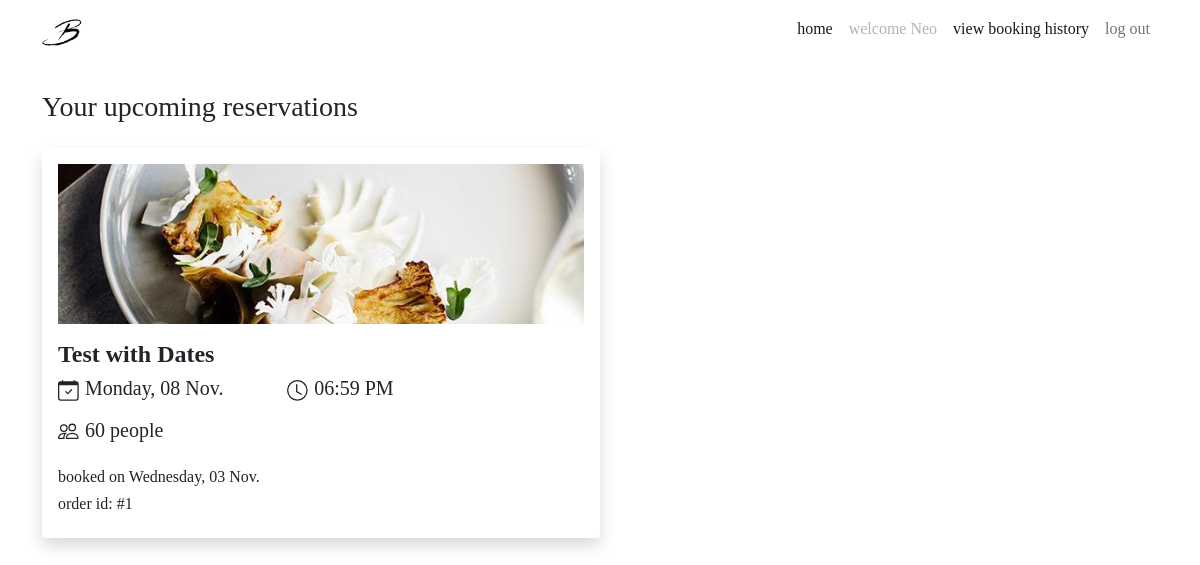
/bookings (signed in), run on an earlier commit of the app's database.
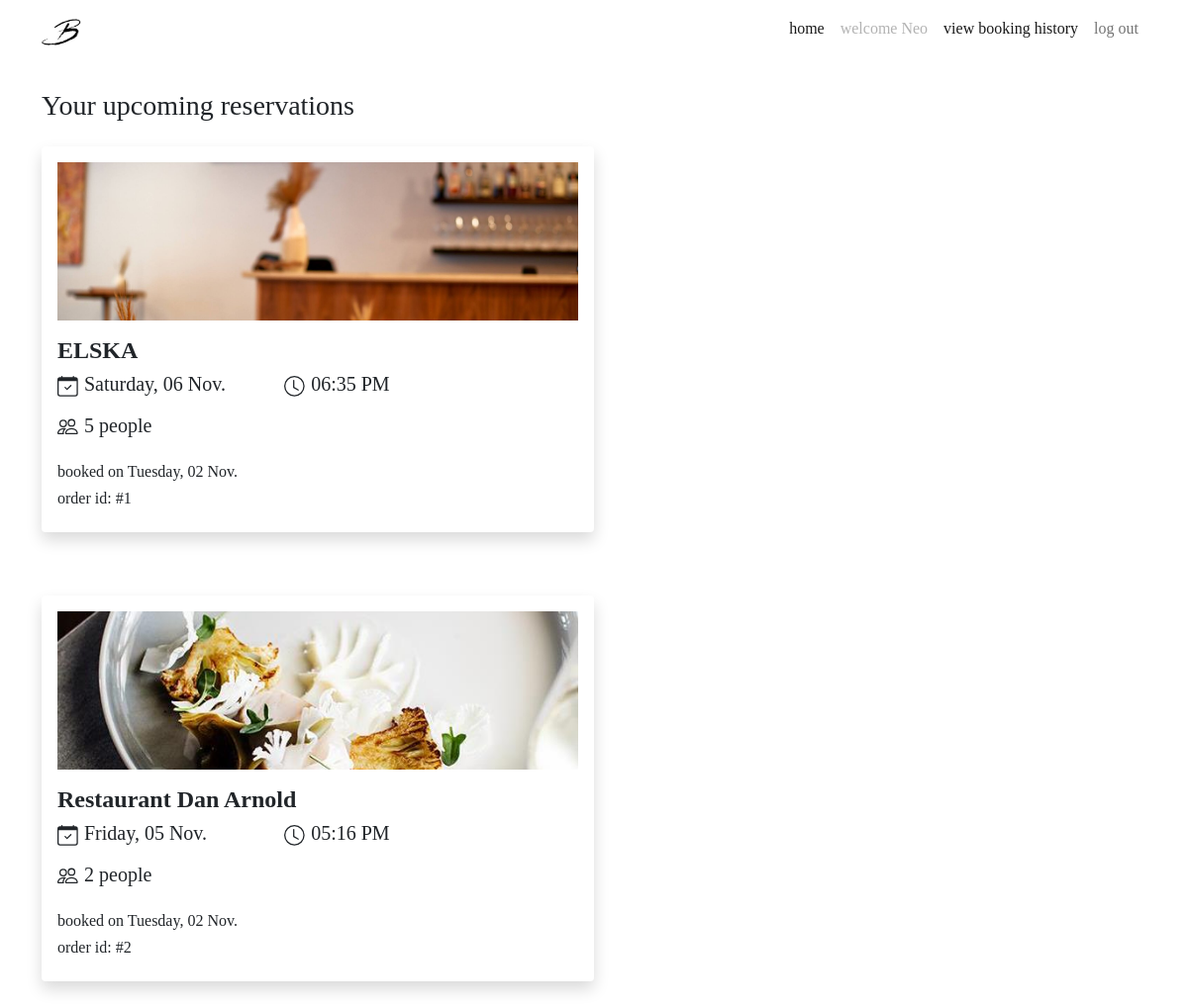
And on a later commit of the database.
### website/models.py (models this page shows, shortened)
class User(db.Model, UserMixin):
    __tablename__ = 'users'  # good practice to specify table name
    __table_args__ = {'extend_existing': True}
    id = db.Column(db.Integer, primary_key=True)
    name = db.Column(db.String(100), index=True, unique=True, nullable=False)
    password_hash = db.Column(db.String(255), nullable=False)
    email = db.Column(db.String(100), index=True, nullable=False)
    phone_number = db.Column(db.String(10), nullable=True)
    image = db.Column(db.String(400), nullable=False, default="/static/image/account.png")
    comments = db.relationship('Comment', backref='user')
    reservations = db.relationship('Reservation', backref='user')
    restaurants = db.relationship('Restaurant', backref='user')

class Reservation(db.Model):
    __tablename__ = 'reservations'
    __table_args__ = {'extend_existing': True}
    reservation_id = db.Column(db.Integer, primary_key=True)
    quantity = db.Column(db.Integer, nullable=False)
    reservation_time = db.Column(db.DateTime, default=datetime.now())
    reservation_created = db.Column(db.DateTime, default=datetime.now())
    user_order = db.Column(db.String(300))
    restaurant_id = db.Column(db.Integer, db.ForeignKey('restaurants.restaurant_id'))
    id = db.Column(db.Integer, db.ForeignKey('users.id'))
    reservations = db.relationship('ReservationStatus', backref='reservation')

class Restaurant(db.Model):
    __tablename__ = 'restaurants'
    __table_args__ = {'extend_existing': True}
    restaurant_id = db.Column(db.Integer, primary_key=True)
    name = db.Column(db.String(100), nullable=False)
    street = db.Column(db.String(150), nullable=False)
    suburb = db.Column(db.String(50), nullable=False)
    max_reservations = db.Column(db.Integer)
    caption = db.Column(db.String(200), nullable=False)
    description = db.Column(db.String(400), nullable=False)
    price = db.Column(db.Integer)
    cuisine_type = db.Column(db.String(30), nullable=False)
    num_courses = db.Column(db.Integer, nullable=False)
    website = db.Column(db.String(400))
    image = db.Column(db.String(400), nullable=False)
    comments = db.relationship('Comment', backref='restaurant')
    statuses = db.relationship('RestaurantStatus', backref='restaurant')
    opening_hours = db.relationship('RestaurantOpeningHours', backref='restaurant')
    reservations = db.relationship('Reservation', backref='restaurant')
    user_id = db.Column(db.Integer, db.ForeignKey('users.id'))

### website/views.py (the view)
@bp.route('/bookings')
@login_required
def bookings():
    bookings = Reservation.query.filter_by(user=current_user).all()
    return render_template("bookings.html", show_modal=request.args.get('show_modal'), bookings = bookings)

### website/__init__.py (called while the page is built)
def create_app():
    app=Flask(__name__)  # this is the name of the module/package that is calling this app
    app.debug=True
    app.secret_key='oogaboogacavemanbrain'
    app.config['SQLALCHEMY_DATABASE_URI']='sqlite:///sitedata.sqlite'
    db.init_app(app)
    bootstrap = Bootstrap(app)
    login_manager = LoginManager()
    login_manager.login_message_category = "danger"
    login_manager.login_view='auth.login'
    login_manager.init_app(app)
    from .models import User  # importing here to avoid circular references
    @login_manager.user_loader
    def load_user(user_id):
        return User.query.get(int(user_id))
    UPLOAD_FOLDER = '/static/image'
    app.config['UPLOAD_FOLDER'] = UPLOAD_FOLDER
    from . import auth, views
    app.register_blueprint(auth.bp)
    app.register_blueprint(views.bp)
    app.register_blueprint(views.restaurant_bp)
    return app

### website/templates/bookings.html (shortened to what this page needs)
{% extends 'base.html' %}
{% block content %}
<div class="container">
    <div class="row mt-4 mb-1">
        <h3>
            {% if bookings|length == 0 %}
            No upcoming reservations
            {% else %}
            Your upcoming reservations
            {% endif %}
        </h3>
    </div>
    <div class="container">
        {% for booking in bookings %}
        <div class="row mt-3">
            <div class="col col-sm-8 col-md-12 col-lg-8 col-xl-6 booking-card">
                <div class="shadow p-3 mb-5 bg-white rounded">
                    <div class="row">
                        <img src="{{ booking.restaurant.image }}" class="img-fluid booking-img"
                            alt="{{ booking.restaurant.name }}">
                    </div>
                    <div class="row mt-3">
                        <h4 style="font-weight: 550;">{{ booking.restaurant.name }}</h4>
                        <div class="col col-12 col-md-4 col-sm-12 col-lg-5">
                            <div class="fs-4 mb-3">
                                <h5>
                                    {{ booking.reservation_time.strftime("%A, %d %b.")}}
                                </h5>
                            </div>
                        </div>
                        <div class="col col-12 col-md-5 col-sm-12 col-lg-3">
                            <div class="fs-4 mb-3">
                                <h5>
                                    <svg xmlns="http://www.w3.org/2000/svg" width="22" height="22" fill="currentColor"
                                        class="bi bi-clock" viewBox="0 0 17 17">
                                        <path
                                            d="M8 3.5a.5.5 0 0 0-1 0V9a.5.5 0 0 0 .252.434l3.5 2a.5.5 0 0 0 .496-.868L8 8.71V3.5z" />
                                        <path
                                            d="M8 16A8 8 0 1 0 8 0a8 8 0 0 0 0 16zm7-8A7 7 0 1 1 1 8a7 7 0 0 1 14 0z" />
                                    </svg>
                                    {{ booking.reservation_time.strftime("%I:%M %p")}}
                                </h5>
                            </div>
                        </div>
                    </div>
                    <div class="row">
                        <div class="col col-lg-5">
                            <h5>
                                {{ booking.quantity }} people
                            </h5>
                        </div>
                    </div>
                    <div class="row mt-3">
                        <div class="col col-lg-6">
                            <h6>booked on {{ booking.reservation_created.strftime("%A, %d %b.") }}</h6>
                            <h6>order id: #{{ booking.reservation_id }}</h6>
                        </div>
                    </div>
                </div>
            </div>
        </div>
        {% endfor %}
    </div>
</div>
{% endblock %}

### website/templates/base.html (shortened to what this page needs)
<!DOCTYPE html>
<html lang="en">
<head>
    <link href="https://cdn.jsdelivr.net/npm/bootstrap@5.0.0-beta3/dist/css/bootstrap.min.css" rel="stylesheet"
>
    <link rel="stylesheet" href="../static/css/stylesheet.css">
</head>
<main>
    <body>
        <header>
            <nav class="navbar navbar-expand-sm navbar-light">
                <div class="container">
                    <a class="navbar-brand" href="{{url_for('main.index')}}">
                        <img src=" ../static/image/logo.png" width="40" height="40">
                    </a>
                    <div class="collapse navbar-collapse" id="navbarNavDropdown">
                        <div class="navbar-nav ms-auto mb-2">
                            <a class="nav-link active" href="{{url_for('main.index')}}">home</a>
                            {% if current_user.is_authenticated %}
                            <a class="nav-link disabled" tabindex="-1">welcome {{current_user.name}}</a>
                            <a class="nav-link active" href="{{url_for('main.bookings')}}">view booking history</a>
                            <a class="nav-item nav-link" href="{{ url_for('auth.logout') }}">log out</a>
                            {% else %}
                            <a class="nav-link active" href="{{url_for('auth.login')}}">login</a>
                            {% endif %}
                        </div>
                    </div>
                </div>
            </nav>
        </header>
        {% import "bootstrap/wtf.html" as wtf %}
        {% block content %}
        {% endblock %}
    </body>
</main>
</html>

### website/static/css/stylesheet.css (style rules this page uses)
body { font-family: Didot, Palatino, Perpetua, serif; }
.booking-img { width: 100%; height: 20vh; object-fit: cover; border-radius: 2%; }
.booking-card { padding-left: 0px; padding-right: 0px; }

What changed in the data, as far as the page shows it:
changed Reservation id 1: restaurant.image: a different picture; restaurant.name "Test with Dates" → "ELSKA"; reservation_time "Monday, 08 Nov." → "Saturday, 06 Nov."; reservation_time "06:59 PM" → "06:35 PM"; quantity "60" → "5"; reservation_created "Wednesday, 03 Nov." → "Tuesday, 02 Nov."
added Reservation: restaurant.image (picture), restaurant.name "Restaurant Dan Arnold", reservation_time "Friday, 05 Nov.", reservation_time "05:16 PM", quantity "2", reservation_created "Tuesday, 02 Nov.", reservation_id "2"
